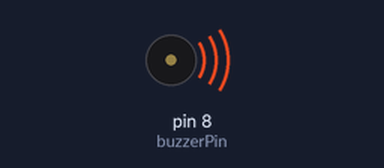
A sketch run on a simulated Arduino Uno, built with avr-gcc and run on an emulated ATmega328P. Shown: buzzer (waves = sounding, pin HIGH).

Above: at 1.0 s.
At 3.0 s:
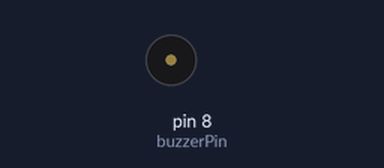
Timing chart, 0 to 5.2 s (numbered marks = the images above):
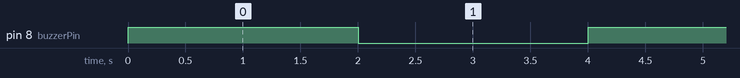

The sketch:

_02_activeBuzzer.ino
```cpp
/***********************************************************
File name: 02_activeBuzzer.ino
Description: Arduino 2560 Continuous beeps control buzzer.
Website: www.adeept.com
E-mail: support@adeept.com
Author: Tom
Date: 2015/12/27
***********************************************************/
int buzzerPin=8; //definition digital 8 pins as pin to control the buzzer
void setup()
{
    pinMode(buzzerPin,OUTPUT); //Set digital 8 port mode, the OUTPUT for the output
}
void loop()
{
    digitalWrite(buzzerPin,HIGH); //Set PIN 8 feet as HIGH = 5 v
    delay(2000);                   //Set the delay time，2000ms
    digitalWrite(buzzerPin,LOW);  //Set PIN 8 feet for LOW = 0 v
    delay(2000);                   //Set the delay time，2000ms
}
```

Measured:
- by itself, pin 8 (buzzerPin): alternates HIGH for 2.0 s and LOW for 2.0 s
